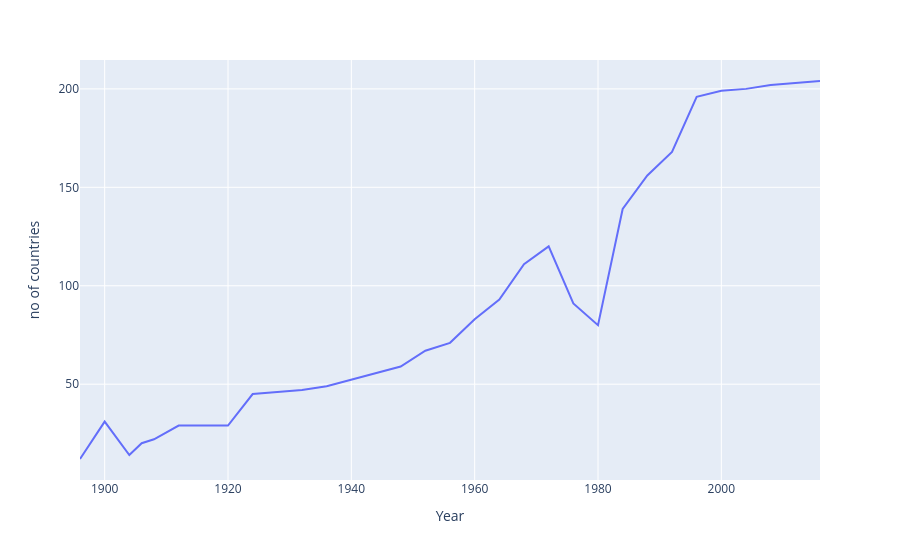

Notebook code cell kept with this figure:
### Markdown cell above
# NO. OF COUNTRIES PER YEAR

### Code cell
fig= px.line(nations_over_time,x='Year',y='no of countries')
fig.show()

### Figure 1 — Plotly figure (JSON) as saved in the notebook; plotly's stock layout.template omitted (floating-point values rounded to 4 significant figures)
{"data": [{"hovertemplate": "Year=%{x}<br>no of countries=%{y}<extra></extra>", "legendgroup": "", "line": {"color": "#636efa", "dash": "solid"}, "marker": {"symbol": "circle"}, "mode": "lines", "name": "", "orientation": "v", "showlegend": false, "type": "scatter", "x": [1896, 1900, 1904, 1906, 1908, 1912, 1920, 1924, 1928, 1932, 1936, 1948, 1952, 1956, 1960, 1964, 1968, 1972, 1976, 1980, 1984, 1988, 1992, 1996, 2000, 2004, 2008, 2012, 2016], "xaxis": "x", "y": [12, 31, 14, 20, 22, 29, 29, 45, 46, 47, 49, 59, 67, 71, 83, 93, 111, 120, 91, 80, 139, 156, 168, 196, 199, 200, 202, 203, 204], "yaxis": "y"}], "layout": {"legend": {"tracegroupgap": 0}, "margin": {"t": 60}, "xaxis": {"anchor": "y", "domain": [0, 1], "title": {"text": "Year"}}, "yaxis": {"anchor": "x", "domain": [0, 1], "title": {"text": "no of countries"}}}}
